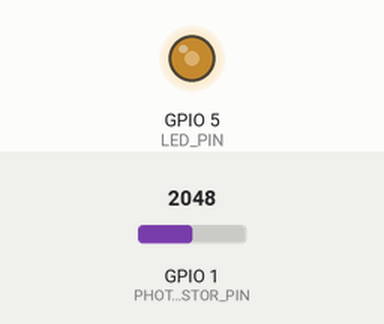
A sketch run on a simulated ESP32. On the bench: output pins drawn as LEDs (lit = HIGH). The inputs (shaded band) are chosen by the test bench; at power-on: GPIO 1 (PHOTORESISTOR_PIN) = 2048.

Above: at 1.2 s.
1.3 s: GPIO 1 (PHOTORESISTOR_PIN) set to 2866
At 1.6 s:
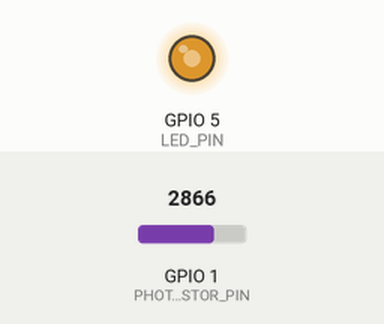
2.8 s: GPIO 1 (PHOTORESISTOR_PIN) set to 3603
At 3.9 s:
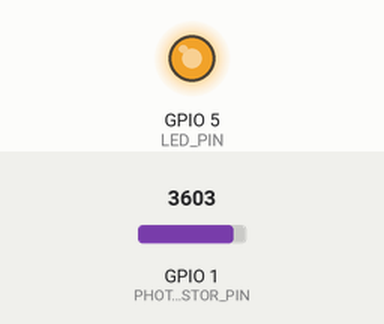
4.3 s: GPIO 1 (PHOTORESISTOR_PIN) set to 491
At 5.1 s:
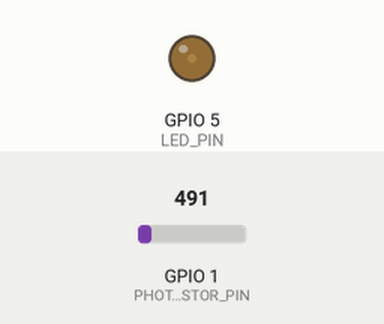
5.8 s: GPIO 1 (PHOTORESISTOR_PIN) set to 0
At 7.0 s:
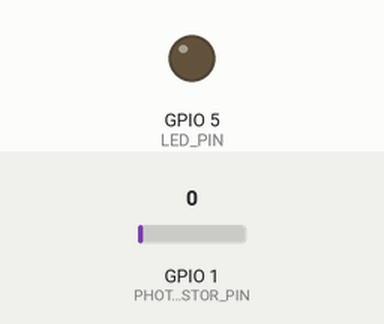
7.3 s: GPIO 1 (PHOTORESISTOR_PIN) set to 2047
At 8.3 s:
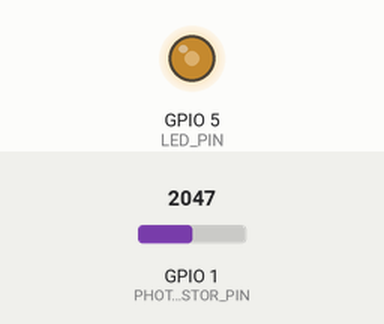
Timing chart, 0 to 9.8 s (numbered marks = the images above; inputs shaded):
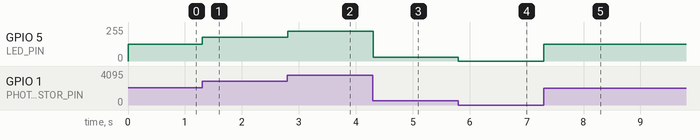

Measured:
- after the input at 1.3 s, GPIO 5 (LED_PIN): 127/255 → 177/255 at once
- after the input at 2.8 s, GPIO 5 (LED_PIN): 177/255 → 223/255 at once
- after the input at 4.3 s, GPIO 5 (LED_PIN): 223/255 → 30/255 at once
- after the input at 5.8 s, GPIO 5 (LED_PIN): 30/255 → 0/255 at once
- after the input at 7.3 s, GPIO 5 (LED_PIN): 0/255 → 127/255 at once

The sketch:

Lab2Part3.ino
```cpp
// Filename: Lab2Part3.ino
// Authors: Dhruv Naik, Ethan Le
// Date: 01/25/2026
// Description: Use a photoresistor to control the brightness of an LED

// ==================== Macros ====================
#define LED_PIN 5
#define PHOTORESISTOR_PIN 1

// ==================== Functions ====================
void setup(){
  Serial.begin(9600);
  ledcAttach(LED_PIN, 1000, 8);
}

void loop() {
  int lightLevel = analogRead(PHOTORESISTOR_PIN);
  int duty = map(lightLevel, 0, 4095, 0, 255);
  ledcWrite(LED_PIN, duty);
  delay(10);
}
```
